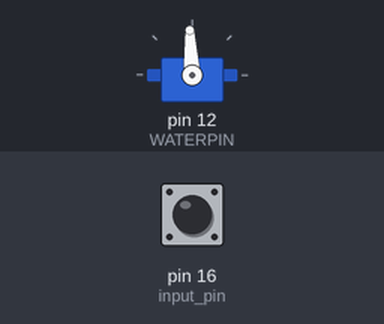
A sketch run on a simulated Arduino Uno, built with avr-gcc and run on an emulated ATmega328P. Shown: servo. Inputs (shaded band) come from the test bench; at power-on: pin 16 (input_pin) HIGH. What the sketch prints to the serial monitor is not drawn.

Above: at 1.2 s.
1.3 s: pin 16 (input_pin) pulled LOW for 0.15 s
At 1.37 s:
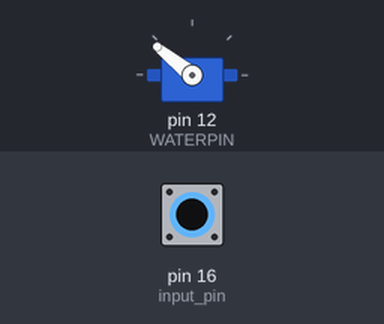
2.9 s: pin 16 (input_pin) pulled LOW for 3.2 s
At 7.0 s:
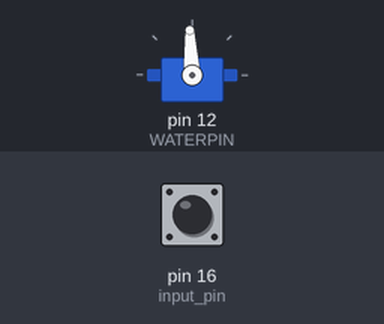
7.6 s: pin 16 (input_pin) pulsed LOW 2 times (0.12 s each, 0.3 s apart)
At 7.81 s:
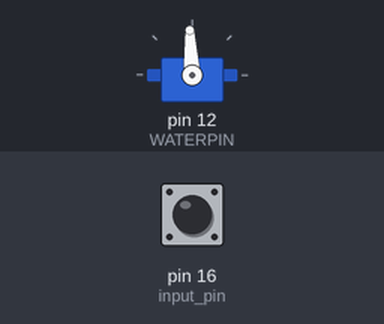
11.2 s: pin 16 (input_pin) driven LOW
At 12.1 s:
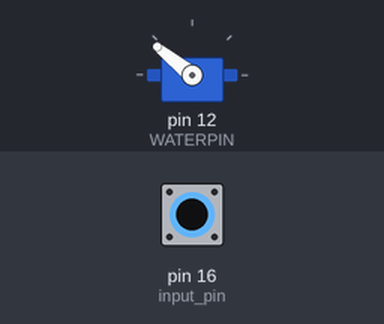
14.2 s: pin 16 (input_pin) driven HIGH
At 15.6 s:
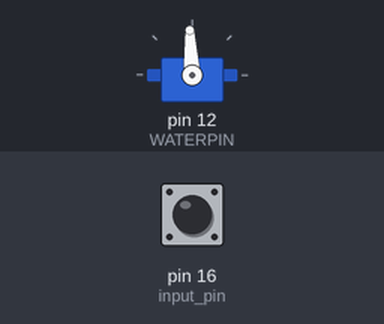
Timing chart, 0 to 16.7 s (numbered marks = the images above; inputs shaded):
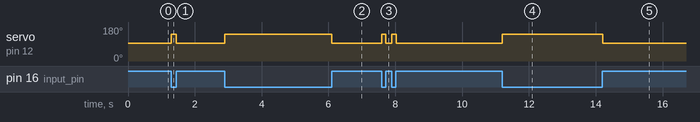

The sketch:

pump_tester.ino
```cpp
const int input_pin = 16;
#include <Servo.h>

//Set up water pump
Servo water_pump;

const int WATERPIN = 12;

const int pump = 2000;
const int off = 1500;

void setup(){
    Serial.begin(115200); //initialize serial!
    //Set up an Active Low Switch!
    pinMode(input_pin,INPUT_PULLUP); //sets IO pin 19 as an input which defaults to a 3.3V signal when unconnected and 0V when the switch is pushed
    pinMode(WATERPIN, OUTPUT);
    water_pump.attach(WATERPIN);
}

void loop(){
    int value = digitalRead(input_pin);
    if (value){
        //executed if pin is HIGH (voltage of 3.3V)
       //code here for printing "unpushed"
       Serial.println("unpushed");
       water_pump.writeMicroseconds(off);
    }else{
        //executed if pin is LOW (voltage of 0V)
       //code here to print "pushed"
       Serial.println("pushed");
       water_pump.writeMicroseconds(pump);
    }
}
```

Measured:
- after the input at 1.3 s, servo on pin 12 (WATERPIN): 93° → 141° at once, → 93° 0.15 s later
- after the input at 2.9 s, servo on pin 12 (WATERPIN): 93° → 141° at once, → 93° 3.2 s later
- after the input at 7.6 s, servo on pin 12 (WATERPIN): alternates 141° for 0.12 s and 93° for 0.18 s, 4 changes in all, then stays 93°, starting at once
- after the input at 11.2 s, servo on pin 12 (WATERPIN): 93° → 141° at once
- after the input at 14.2 s, servo on pin 12 (WATERPIN): 141° → 93° at once
